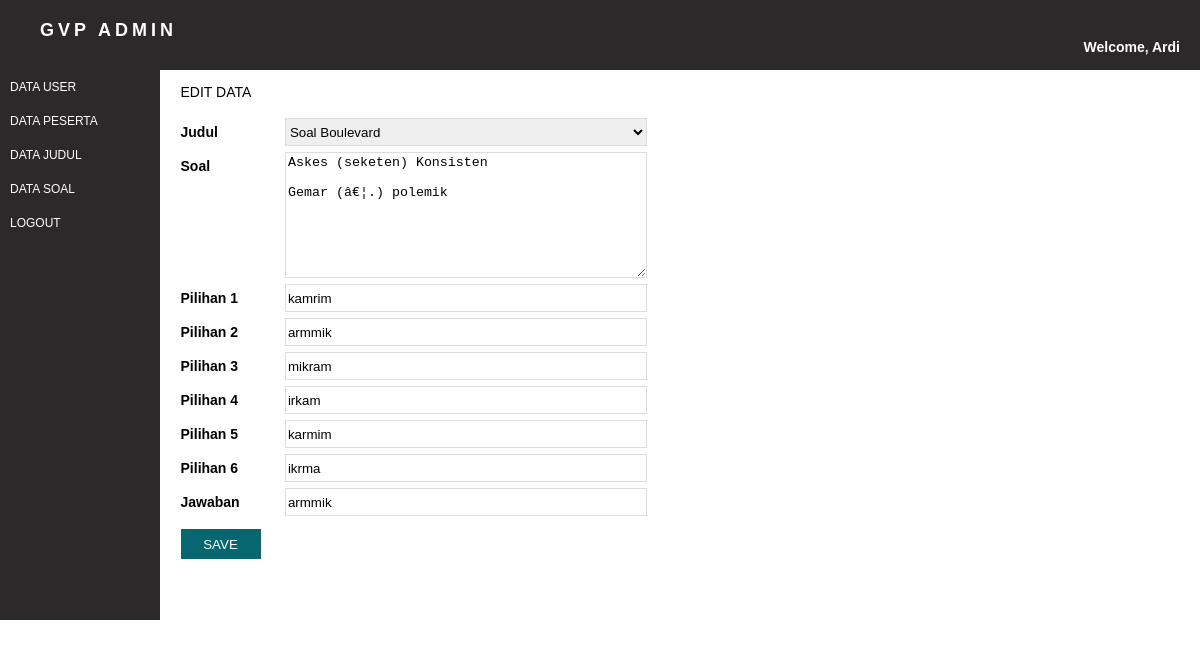
Page /modul/index.php?menu=soal/edit_soal&id=1&aksi=edit_gambar on the committed database.
### tables this page shows
CREATE TABLE IF NOT EXISTS `soal` (
  `id_soal` int(11) NOT NULL,
  `soal` varchar(255) NOT NULL,
  `pilihan_1` varchar(100) NOT NULL,
  `pilihan_2` varchar(100) NOT NULL,
  `pilihan_3` varchar(100) NOT NULL,
  `pilihan_4` varchar(100) NOT NULL,
  `pilihan_5` varchar(100) NOT NULL,
  `pilihan_6` varchar(100) NOT NULL,
  `id_judul` int(11) NOT NULL,
  `jawaban` varchar(100) NOT NULL
);

### core/class.php (called while the page is built, shortened)
<?php
class soal{
    function edit($id){
      $soal = mysql_query("select * from soal where id_soal='$id'");
      while($d_array=mysql_fetch_array($soal)){
        $hasil[] = $d_array;
      }
      return $hasil;
    }
    function getJudul(){
      $data = mysql_query("select * from judul");
      while($d=mysql_fetch_array($data)){
        $hasil[] = $d;
      }
      return $hasil;
    }
}
?>

### modul/soal/edit_soal.php (the view, shortened to what this page needs)
<?php
include '../core/class.php';
$soal = new soal();
foreach($soal->edit($_GET['id']) as $d){
	$soal_value = $d['soal'];
?>
	<p>EDIT DATA</p>
			<div class="form-data input-form">
				<label class="labeling">Judul</label>
					<select name="level" class="text-form" id="soal-ident">
						<?php
							$judul = $soal->getJudul();
							foreach($judul as $datajudul){
								if ($d['id_judul']==$datajudul['id_judul']) {
									$cek ="selected";
							} else {
								$cek = "";
							}
							 echo "<option value='".$datajudul['id_judul']."' $cek>".$datajudul['judul']."</option>";
							}
						?>
					</select>
		</div>
		<form action="soal/process.php?aksi=update_text" method="post" enctype="multipart/form-data" id="input-soal-text">
				<div class="input-form">
					<label class="labeling">Soal</label>
					<textarea name="soal" rows="8" cols="80" class="text-form"><?php echo htmlspecialchars($soal_value); ?></textarea>
				</div>
				<div class="input-form">
					<label class="labeling">Pilihan 1</label>
					<input type="text" name="pilihan1" class="text-form" value="<?php echo $d['pilihan_1']?>">
				</div>
				<div class="input-form">
					<label class="labeling">Pilihan 2</label>
					<input type="text" name="pilihan2" class="text-form" value="<?php echo $d['pilihan_2']?>">
				</div>
				<div class="input-form">
					<label class="labeling">Pilihan 3</label>
					<input type="text" name="pilihan3" class="text-form" value="<?php echo $d['pilihan_3']?>">
				</div>
				<div class="input-form">
					<label class="labeling">Pilihan 4</label>
					<input type="text" name="pilihan4" class="text-form" value="<?php echo $d['pilihan_4']?>">
				</div>
				<div class="input-form">
					<label class="labeling">Pilihan 5</label>
					<input type="text" name="pilihan5" class="text-form" value="<?php echo $d['pilihan_5']?>">
				</div>
				<div class="input-form">
					<label class="labeling">Pilihan 6</label>
					<input type="text" name="pilihan6" class="text-form" value="<?php echo $d['pilihan_6']?>">
				</div>
				<div class="input-form">
					<label class="labeling">Jawaban</label>
					<input type="text" name="jawaban" class="text-form" value="<?php echo $d['jawaban']?>">
				</div>
				<div class="submit-form">
					<button type="submit" class="btn-add wd-medium top-medium hg-medium" name="btnSave">SAVE</button>
				</div>
		</form>
      <?php } ?>

### assets/css/style.css (style rules this page uses)
html { height: 100%; }
body { background: #fff; font-family: helvetica; font-size: 14px; margin:0; }
.top-medium { margin:10px 0px; }
.wd-medium { width:80px; }
.hg-medium { height:30px; }
.btn-add { color:#fff; background: #076770; border:1px solid #076770; text-align: center; }
.form-data { margin-top: 15px; }
.input-form { display:grid; grid-template-columns: 10% 40% 40%; grid-column-gap:1em; }
.labeling { padding: 10px 0px; line-height: 1em; font-weight: bold; font-family: helvetica; }
.text-form { margin:3px 0px; border: 1px solid #ddd; }

### rows in the picture
soal: soal "Askes (seketen) Konsisten Gemar (â€¦.) polemik", pilihan1 "kamrim", pilihan2 "armmik", pilihan3 "mikram", pilihan4 "irkam", pilihan5 "karmim", pilihan6 "ikrma", jawaban "armmik"

### other values in the picture
form field level "Soal Boulevard"
